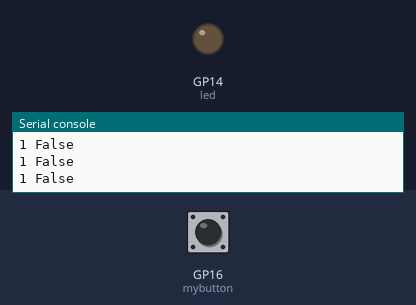
This program was run on a simulated Raspberry Pi Pico running MicroPython. On the bench: output pins drawn as LEDs (lit = HIGH), the last lines printed to the serial console. The test bench sets the inputs (shaded band); at power-on: GP16 (mybutton) HIGH.

Above: at 1.2 s.
1.3 s: GP16 (mybutton) pulled LOW for 0.15 s
At 2.3 s:
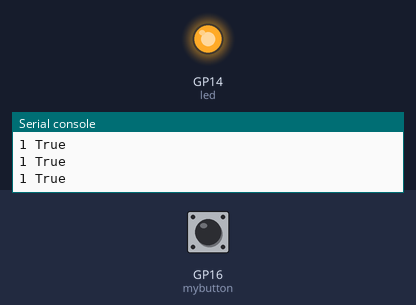
3.0 s: GP16 (mybutton) pulled LOW for 1 s
At 4.4 s:
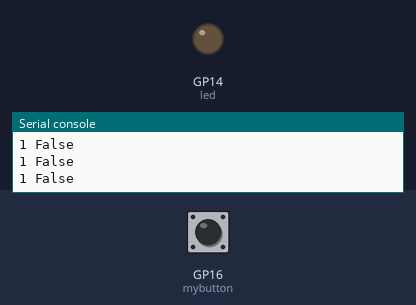
5.5 s: GP16 (mybutton) pulled LOW for 3.2 s
At 9.5 s:
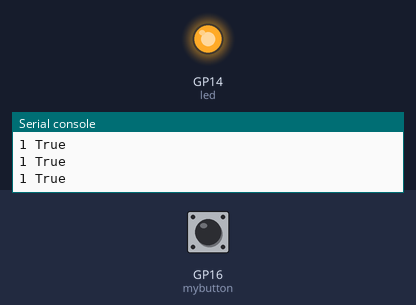
Timing chart, 0 to 11.0 s (numbered marks = the images above; inputs shaded):
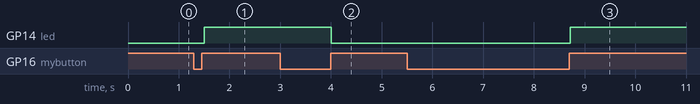

Measured:
- after the input at 1.3 s, GP14 (led): LOW → HIGH after 0.20 s
- after the input at 3.0 s, GP14 (led): HIGH → LOW after 1.0 s
- after the input at 5.5 s, GP14 (led): LOW → HIGH after 3.2 s

The program:

push_button.py
```python
from machine import Pin
from time import sleep

led=Pin(14,Pin.OUT)

but_pin=16
mybutton=Pin(but_pin,Pin.IN,Pin.PULL_UP)

button_state1=1
button_state2=1

led_state=False

while True:
    button_state1=mybutton.value()

    if button_state1==1 and button_state2==0:
        led_state=not led_state
        led.value(led_state)
        sleep(.1)
    button_state2=button_state1
    print(button_state1,led_state)
    sleep(.1)
```
